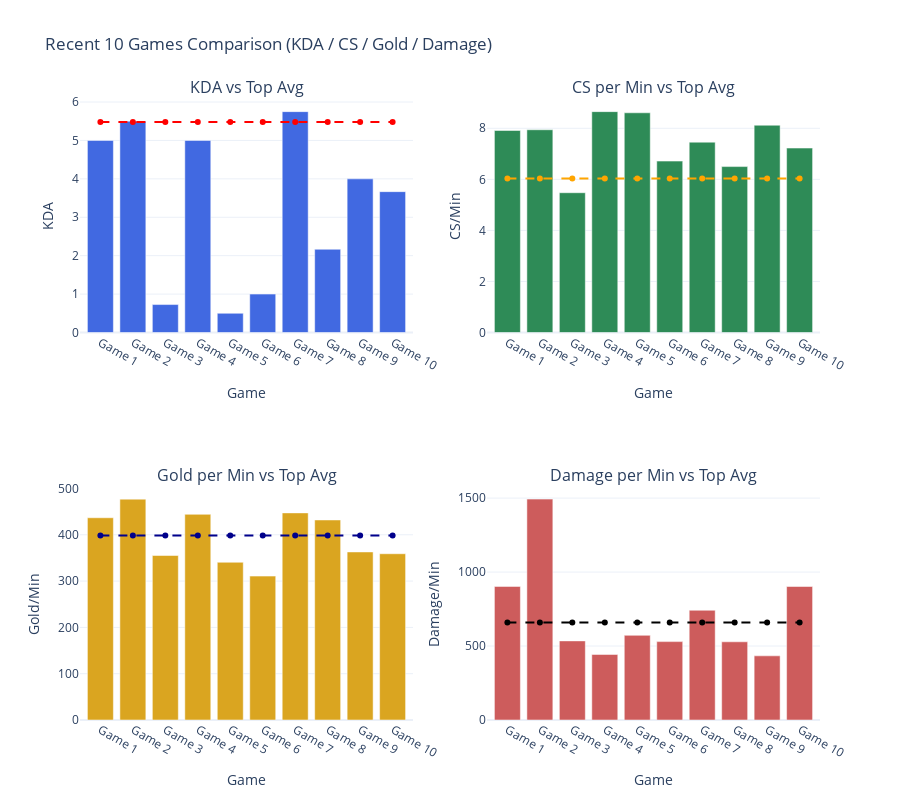

The code cell stored with this chart in its notebook:
### Code cell
from plotly.subplots import make_subplots
import plotly.graph_objects as go

# 경기 10개, x축 라벨
x_labels = [f"Game {i+1}" for i in range(10)]

# 데이터 준비
user_games = merged_df[(merged_df["puuid"] == target_puuid)].copy()
user_games = user_games.sort_values("game_id", ascending=False).head(10)


def fill_10(values):
    return values.tolist() + [0] * (10 - len(values))


kda_values = fill_10(user_games["KDA"])
cs_values = fill_10(user_games["cs_per_min"])
gold_values = fill_10(user_games["gold_per_min"])
damage_values = fill_10(user_games["damage_per_min"])

# 상위 유저 평균값
top_avg_kda = merged_df[merged_df["is_top1000"] == True]["KDA"].mean()
top_avg_cs = merged_df[merged_df["is_top1000"] == True]["cs_per_min"].mean()
top_avg_gold = merged_df[merged_df["is_top1000"] == True]["gold_per_min"].mean()
top_avg_damage = merged_df[merged_df["is_top1000"] == True]["damage_per_min"].mean()

# subplot 구성
fig = make_subplots(
    rows=2,
    cols=2,
    subplot_titles=(
        "KDA vs Top Avg",
        "CS per Min vs Top Avg",
        "Gold per Min vs Top Avg",
        "Damage per Min vs Top Avg",
    ),
)

# (1,1) KDA
fig.add_trace(
    go.Bar(x=x_labels, y=kda_values, name="KDA", marker_color="royalblue"), row=1, col=1
)
fig.add_trace(
    go.Scatter(
        x=x_labels,
        y=[top_avg_kda] * 10,
        name="Top Avg KDA",
        line=dict(color="red", dash="dash"),
    ),
    row=1,
    col=1,
)

# (1,2) CS/Min
fig.add_trace(
    go.Bar(x=x_labels, y=cs_values, name="CS/Min", marker_color="seagreen"),
    row=1,
    col=2,
)
fig.add_trace(
    go.Scatter(
        x=x_labels,
        y=[top_avg_cs] * 10,
        name="Top Avg CS",
        line=dict(color="orange", dash="dash"),
    ),
    row=1,
    col=2,
)

# (2,1) Gold/Min
fig.add_trace(
    go.Bar(x=x_labels, y=gold_values, name="Gold/Min", marker_color="goldenrod"),
    row=2,
    col=1,
)
fig.add_trace(
    go.Scatter(
        x=x_labels,
        y=[top_avg_gold] * 10,
        name="Top Avg Gold",
        line=dict(color="darkblue", dash="dash"),
    ),
    row=2,
    col=1,
)

# (2,2) Damage/Min
fig.add_trace(
    go.Bar(x=x_labels, y=damage_values, name="Damage/Min", marker_color="indianred"),
    row=2,
    col=2,
)
fig.add_trace(
    go.Scatter(
        x=x_labels,
        y=[top_avg_damage] * 10,
        name="Top Avg Damage",
        line=dict(color="black", dash="dash"),
    ),
    row=2,
    col=2,
)

# 전체 레이아웃 설정
fig.update_layout(
    title_text="Recent 10 Games Comparison (KDA / CS / Gold / Damage)",
    template="plotly_white",
    height=800,
    showlegend=False,
)

# 개별 축 설정
fig.update_xaxes(title_text="Game", row=1, col=1)
fig.update_yaxes(title_text="KDA", row=1, col=1)

fig.update_xaxes(title_text="Game", row=1, col=2)
fig.update_yaxes(title_text="CS/Min", row=1, col=2)

fig.update_xaxes(title_text="Game", row=2, col=1)
fig.update_yaxes(title_text="Gold/Min", row=2, col=1)

fig.update_xaxes(title_text="Game", row=2, col=2)
fig.update_yaxes(title_text="Damage/Min", row=2, col=2)

fig.show()

### Figure 1 — Plotly figure (JSON) as saved in the notebook; plotly's stock layout.template omitted (floating-point values rounded to 4 significant figures)
{"data": [{"marker": {"color": "royalblue"}, "name": "KDA", "type": "bar", "x": ["Game 1", "Game 2", "Game 3", "Game 4", "Game 5", "Game 6", "Game 7", "Game 8", "Game 9", "Game 10"], "xaxis": "x", "y": [5, 5.5, 0.7273, 5, 0.5, 1, 5.75, 2.167, 4, 3.667], "yaxis": "y"}, {"line": {"color": "red", "dash": "dash"}, "name": "Top Avg KDA", "type": "scatter", "x": ["Game 1", "Game 2", "Game 3", "Game 4", "Game 5", "Game 6", "Game 7", "Game 8", "Game 9", "Game 10"], "xaxis": "x", "y": [5.477, 5.477, 5.477, 5.477, 5.477, 5.477, 5.477, 5.477, 5.477, 5.477], "yaxis": "y"}, {"marker": {"color": "seagreen"}, "name": "CS/Min", "type": "bar", "x": ["Game 1", "Game 2", "Game 3", "Game 4", "Game 5", "Game 6", "Game 7", "Game 8", "Game 9", "Game 10"], "xaxis": "x2", "y": [7.913, 7.942, 5.475, 8.652, 8.607, 6.714, 7.456, 6.499, 8.119, 7.224], "yaxis": "y2"}, {"line": {"color": "orange", "dash": "dash"}, "name": "Top Avg CS", "type": "scatter", "x": ["Game 1", "Game 2", "Game 3", "Game 4", "Game 5", "Game 6", "Game 7", "Game 8", "Game 9", "Game 10"], "xaxis": "x2", "y": [6.032, 6.032, 6.032, 6.032, 6.032, 6.032, 6.032, 6.032, 6.032, 6.032], "yaxis": "y2"}, {"marker": {"color": "goldenrod"}, "name": "Gold/Min", "type": "bar", "x": ["Game 1", "Game 2", "Game 3", "Game 4", "Game 5", "Game 6", "Game 7", "Game 8", "Game 9", "Game 10"], "xaxis": "x3", "y": [436.7, 477.0, 355.2, 444.1, 340.6, 310.7, 447.2, 432.0, 362.9, 359.0], "yaxis": "y3"}, {"line": {"color": "darkblue", "dash": "dash"}, "name": "Top Avg Gold", "type": "scatter", "x": ["Game 1", "Game 2", "Game 3", "Game 4", "Game 5", "Game 6", "Game 7", "Game 8", "Game 9", "Game 10"], "xaxis": "x3", "y": [398.3, 398.3, 398.3, 398.3, 398.3, 398.3, 398.3, 398.3, 398.3, 398.3], "yaxis": "y3"}, {"marker": {"color": "indianred"}, "name": "Damage/Min", "type": "bar", "x": ["Game 1", "Game 2", "Game 3", "Game 4", "Game 5", "Game 6", "Game 7", "Game 8", "Game 9", "Game 10"], "xaxis": "x4", "y": [903.0, 1493.0, 534.9, 443.1, 572.3, 529.9, 741.8, 528.6, 433.7, 902.4], "yaxis": "y4"}, {"line": {"color": "black", "dash": "dash"}, "name": "Top Avg Damage", "type": "scatter", "x": ["Game 1", "Game 2", "Game 3", "Game 4", "Game 5", "Game 6", "Game 7", "Game 8", "Game 9", "Game 10"], "xaxis": "x4", "y": [659.2, 659.2, 659.2, 659.2, 659.2, 659.2, 659.2, 659.2, 659.2, 659.2], "yaxis": "y4"}], "layout": {"annotations": [{"font": {"size": 16}, "showarrow": false, "text": "KDA vs Top Avg", "x": 0.225, "xanchor": "center", "xref": "paper", "y": 1, "yanchor": "bottom", "yref": "paper"}, {"font": {"size": 16}, "showarrow": false, "text": "CS per Min vs Top Avg", "x": 0.775, "xanchor": "center", "xref": "paper", "y": 1, "yanchor": "bottom", "yref": "paper"}, {"font": {"size": 16}, "showarrow": false, "text": "Gold per Min vs Top Avg", "x": 0.225, "xanchor": "center", "xref": "paper", "y": 0.375, "yanchor": "bottom", "yref": "paper"}, {"font": {"size": 16}, "showarrow": false, "text": "Damage per Min vs Top Avg", "x": 0.775, "xanchor": "center", "xref": "paper", "y": 0.375, "yanchor": "bottom", "yref": "paper"}], "height": 800, "showlegend": false, "title": {"text": "Recent 10 Games Comparison (KDA / CS / Gold / Damage)"}, "xaxis": {"anchor": "y", "domain": [0, 0.45], "title": {"text": "Game"}}, "xaxis2": {"anchor": "y2", "domain": [0.55, 1], "title": {"text": "Game"}}, "xaxis3": {"anchor": "y3", "domain": [0, 0.45], "title": {"text": "Game"}}, "xaxis4": {"anchor": "y4", "domain": [0.55, 1], "title": {"text": "Game"}}, "yaxis": {"anchor": "x", "domain": [0.625, 1], "title": {"text": "KDA"}}, "yaxis2": {"anchor": "x2", "domain": [0.625, 1], "title": {"text": "CS/Min"}}, "yaxis3": {"anchor": "x3", "domain": [0, 0.375], "title": {"text": "Gold/Min"}}, "yaxis4": {"anchor": "x4", "domain": [0, 0.375], "title": {"text": "Damage/Min"}}}}
